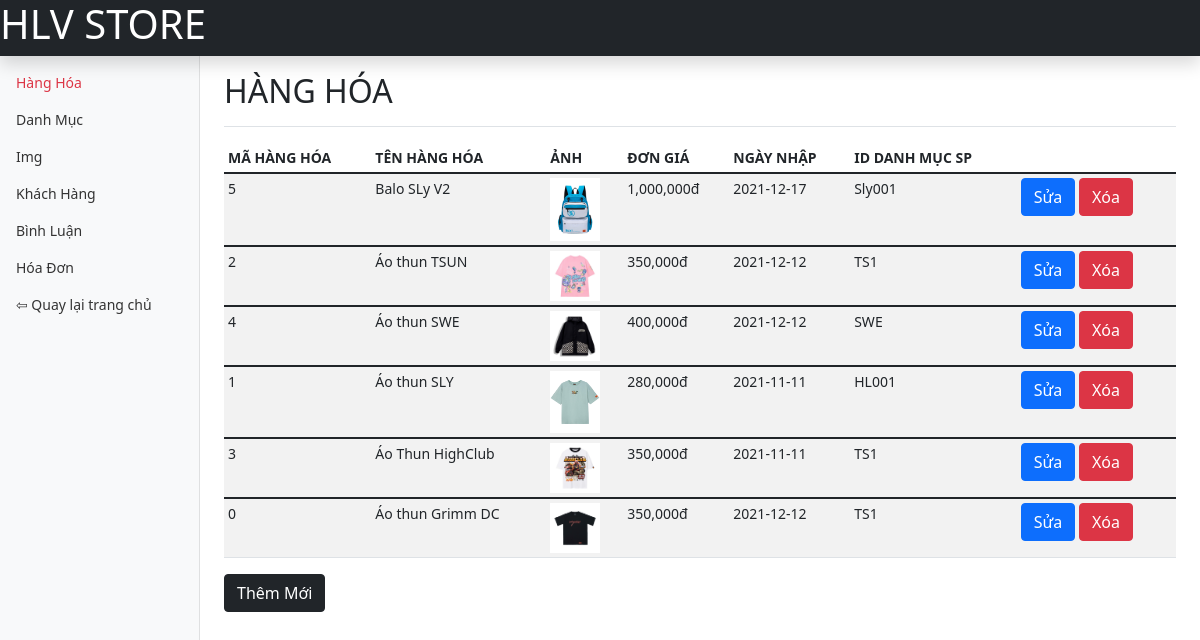
Page /admin/hang-hoa/index.php on the committed database.
### tables this page shows
CREATE TABLE `hanghoa` (
  `ma_hh` int(11) NOT NULL COMMENT 'mã hàng hóa',
  `ten_hh` varchar(50) NOT NULL COMMENT 'tên hàng hóa',
  `don_gia` float NOT NULL COMMENT 'đơn giá',
  `img_id` varchar(50) NOT NULL COMMENT 'hình',
  `ngay_nhap` date NOT NULL COMMENT 'ngày nhập',
  `mo_ta` varchar(200) NOT NULL COMMENT 'mô tả',
  `dac_biet` int(50) NOT NULL COMMENT 'đặc biệt',
  `so_luot_xem` int(11) NOT NULL COMMENT 'số lượt xem',
  `so_luong_nhap` varchar(250) NOT NULL COMMENT 'số lượng nhập',
  `id_dm_sp` varchar(50) NOT NULL COMMENT 'id danh mục sản phẩm'
);

CREATE TABLE `imgs` (
  `img_id` varchar(50) NOT NULL COMMENT 'id ảnh',
  `link_img` varchar(255) NOT NULL COMMENT 'link ảnh',
  `id_new` varchar(50) NOT NULL COMMENT 'id mới',
  `ma_hh` int(50) NOT NULL COMMENT 'id sản phẩm',
  `username` varchar(100) NOT NULL COMMENT 'username'
);

### admin/hang-hoa/index.php (called while the page is built)
<?php
require "list.php";
?>

### dao/pdo.php (called while the page is built, shortened)
<?php
function pdo_get_connection(){
    $servername = "localhost";
    $username = "root";
    $password = "";
    try{
        $conn = new PDO("mysql:host=$servername;dbname=hlvstore", $username, $password);
        $conn->setAttribute(PDO::ATTR_ERRMODE, PDO::ERRMODE_EXCEPTION);
        return $conn;
    } catch(PDOException $e) {
        echo "lỗi kết nối" . $e->getMessage();
    }
}
    function pdo_query($sql){
        $sql_args = array_slice(func_get_args(), 1);
        try{
            $conn = pdo_get_connection();
            $stmt = $conn->prepare($sql);
            $stmt->execute($sql_args);
            $rows = $stmt->fetchAll();
            return $rows;
        }
        catch(PDOException $e){
            throw $e;
        }
        finally{
            unset($conn);
        }
    }
?>

### dao/hang-hoa.php (called while the page is built, shortened)
<?php
require_once 'pdo.php';
function hang_hoa_selectall(){
    $sql="select * from hanghoa order by ten_hh DESC";
    return pdo_query($sql);
}
?>

### dao/img.php (called while the page is built, shortened)
<?php
require_once 'pdo.php';
function anh_hh($ma_hh){
    $sql="SELECT b.link_img FROM hanghoa a INNER JOIN imgs b on a.ma_hh = b.ma_hh WHERE a.ma_hh = ?";
    return pdo_query($sql,$ma_hh);
}
?>

### admin/hang-hoa/list.php (the view, shortened to what this page needs)
<?php
require "../../dao/pdo.php";
require "../../dao/hang-hoa.php";
require "../../dao/img.php";
    $ds_hang_hoa=hang_hoa_selectall();
?>
<!doctype html>
<html lang="en">
  <head>
    <link rel="stylesheet" type="text/css" href="../../content/css/bootstrap.css">
    <link href="../../css/assets/dist/css/bootstrap.min.css" rel="stylesheet">
    <link href="../../css/assets/dashboard.css" rel="stylesheet">
  </head>
  <body>
<header class="navbar navbar-dark sticky-top bg-dark flex-md-nowrap p-0 shadow">
  <h1 style="color: white;">HLV STORE</h1>
</header>
<div class="container-fluid">
  <div class="row">
    <nav id="sidebarMenu" class="col-md-3 col-lg-2 d-md-block bg-light sidebar collapse">
      <div class="position-sticky pt-3">
        <ul class="nav flex-column">
          <li class="nav-item">
            <a class="nav-link text-danger" href="#">
              Hàng Hóa
            </a>
          </li>
          <li class="nav-item">
            <a class="nav-link" href="../danh-muc/list.php">
              Danh Mục
            </a>
          </li>
          <li class="nav-item">
            <a class="nav-link" href="../img/list.php">
              Img
            </a>
          </li>
          <li class="nav-item">
            <a class="nav-link" href="../khach-hang/list.php">
              Khách Hàng
            </a>
          </li>
          <li class="nav-item">
            <a class="nav-link" href="../binh-luan/list.php">
              Bình Luận
            </a>
          </li>
          <li class="nav-item">
            <a class="nav-link" href="../hoa-don/list.php">
              Hóa Đơn
            </a>
          </li>
          <li class="nav-item">
            <a class="nav-link" href="../index.php">
            ⇦ Quay lại trang chủ
            </a>
          </li>
        </ul>
      </div>
    </nav>
    <main class="col-md-9 ms-sm-auto col-lg-10 px-md-4">
      <div class="d-flex justify-content-between flex-wrap flex-md-nowrap align-items-center pt-3 pb-2 mb-3 border-bottom">
        <h2>HÀNG HÓA</h2>
      </div>
      <div class="table-responsive">
        <table class="table table-striped table-sm">
          <thead>
            <tr>
              <th scope="col">MÃ HÀNG HÓA</th>
              <th scope="col">TÊN HÀNG HÓA</th>
              <th scope="col">ẢNH</th>
              <th scope="col">ĐƠN GIÁ</th>
              <th scope="col">NGÀY NHẬP</th>
              <th scope="col">ID DANH MỤC SP</th>
              <th scope="col"></th>
            </tr>
          </thead>
          <?php
                foreach($ds_hang_hoa as $hang_hoa){
                    extract($hang_hoa);
                    $del_link="list.php?ma_hh=".$ma_hh;
                    $edit_link="edit.php?ma_hh=".$ma_hh;
            ?>
          <tbody>
            <tr>
                <td><?php echo $ma_hh?></td>
                <td><?php echo $ten_hh?></td>
                <?php
                    $ds_img=anh_hh($ma_hh);
                    foreach($ds_img as $img){
                      extract($img);
                      echo '<td><img src="../../images/'.$link_img.'" width="50px"></td>';
                    }
                  ?>
                <td><?php echo number_format($don_gia).'đ'?></td>
                <td><?php echo $ngay_nhap?></td>
                <td><?php echo $id_dm_sp?></td>
              <td>
                <a href="<?php echo $edit_link?>"><button class="btn btn-primary">Sửa</button></a>
                <a href="<?php echo $del_link?>"><button class="btn btn-danger">Xóa</button></a>
              </td>
            </tr>
          </tbody>
          <?php
                }
            ?>
        </table>
        <a href="new.php"><button class="btn btn-dark">Thêm Mới</button></a>
      </div>
    </main>
  </div>
</div>
  </body>
</html>

### css/assets/dashboard.css (style rules this page uses)
body { font-size: .875rem; }
.sidebar { position: fixed; top: 0; bottom: 0; left: 0; z-index: 100; padding: 48px 0 0; box-shadow: inset -1px 0 0 rgba(0, 0, 0, .1); }
.sidebar .nav-link { font-weight: 500; color: #333; }

### rows in the picture
hanghoa: ma_hh "5", ten_hh "Balo SLy V2", don_gia "1,000,000", ngay_nhap "2021-12-17", id_dm_sp "Sly001"
imgs: link_img (picture)
hanghoa: ma_hh "2", ten_hh "Áo thun TSUN", don_gia "350,000", ngay_nhap "2021-12-12", id_dm_sp "TS1"
imgs: link_img (picture)
hanghoa: ma_hh "4", ten_hh "Áo thun SWE", don_gia "400,000", ngay_nhap "2021-12-12", id_dm_sp "SWE"
imgs: link_img (picture)
hanghoa: ma_hh "1", ten_hh "Áo thun SLY", don_gia "280,000", ngay_nhap "2021-11-11", id_dm_sp "HL001"
imgs: link_img (picture)
hanghoa: ma_hh "3", ten_hh "Áo Thun HighClub", don_gia "350,000", ngay_nhap "2021-11-11", id_dm_sp "TS1"
imgs: link_img (picture)
hanghoa: ma_hh "0", ten_hh "Áo thun Grimm DC", don_gia "350,000", ngay_nhap "2021-12-12", id_dm_sp "TS1"
imgs: link_img (picture)
